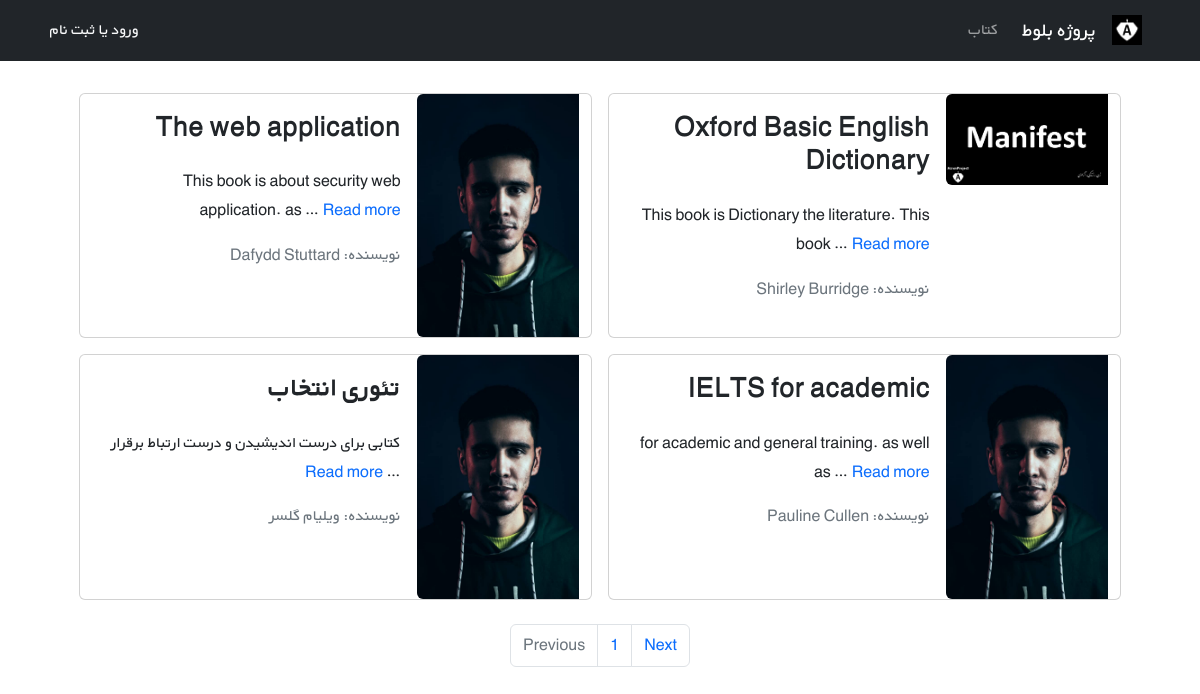
/books/, run on an earlier commit of the app's database.
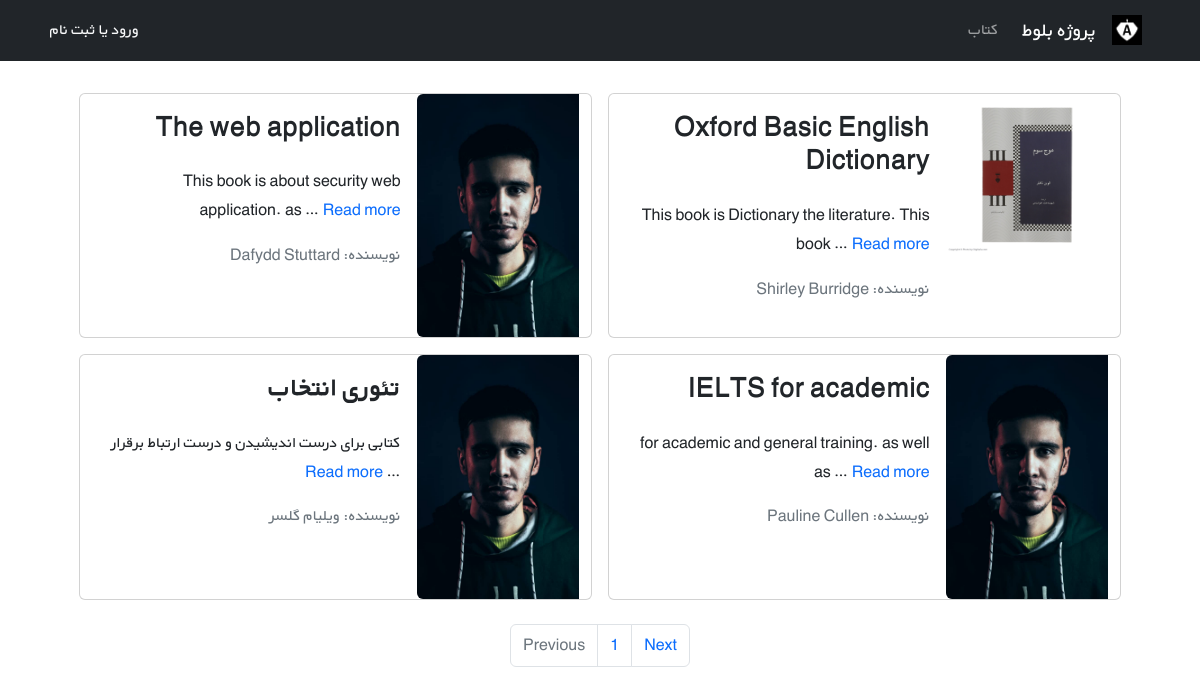
And on a later commit of the database.
### books/models.py (models this page shows, shortened)
class Book(models.Model):
    title = models.CharField(max_length=200)
    author = models.CharField(max_length=200)
    description = models.TextField()
    price = models.DecimalField(max_digits=5, decimal_places=2)
    cover = models.ImageField(upload_to='covers/', blank=True)
    def get_absolute_url(self):
        return reverse("book_detail", args=[self.id])

### books/views.py (the view)
# urls.py: path('', BookListView.as_view(), name="book_list"),
class BookListView(generic.ListView):
    model = Book
    paginate_by = 4
    template_name = 'books/book_list.html'
    context_object_name = 'books'

### books/templates/books/book_list.html (shortened to what this page needs)
{% extends '_base.html' %}
{% block content %}
<div class="container mt-4">
    <div class="row flex-row-reverse justify-content-md-center">
        {% for book in books  %}
            <div class="card m-2" style="max-width: 45%">
                <div class="row g-0 h-100" dir="rtl">
                    <div class="col-md-4">
                        {% if book.cover %}
                            <img  src="{{ book.cover.url }}" class="img-fluid rounded-start" alt="...">
                        {% else %}
                            <img  src="/static/pages/sinalalebakhsh.jpg" class="img-fluid rounded-start" alt="...">
                        {% endif %}
                    </div>
                    <div class="col-md-8 h-100">
                        <div class="d-flex flex-column justify-content-between h-100">
                            <div class="card-body">
                                <h3 class="card-title"><strong>{{ book.title | capfirst }}</strong></h3>
                                <p class="card-text pt-3">{{ book.description | truncatewords:8 }}
                                    <a class="text-decoration-none" href="{{ book.get_absolute_url }}">Read more</a>
                                </p>
                                <p class="text-muted">نویسنده: {{ book.author }}</p>
                            </div>
                        </div>
                    </div>
                </div>
            </div>
        {% endfor %}
    </div>
</div>
<ul class="pagination justify-content-center mt-3">
    {% if page_obj.has_previous %}
        <li class="page-item"><a class="page-link" href="?page={{ page_obj.previous_page_number }}">Previous</a></li>
    {% else %}
        <li class="page-item disabled"><a class="page-link" href="">Previous</a></li>
    {% endif %}
    <li class="page-item"><a class="page-link" href="#">{{ page_obj.number }}</a></li>
    {% if page_obj.has_next %}
        <li class="page-item"><a class="page-link" href="?page={{ page_obj.next_page_number }}">Next</a></li>
    {% else %}
        <li class="page-item disabled"><a class="page-link" href="#">Next</a></li>
    {% endif %}
  </ul>
{% endblock content %}

### templates/_base.html (shortened to what this page needs)
{% load static %}
<!DOCTYPE html>
<html lang="en">
<head>
    <link href="https://cdn.jsdelivr.net/npm/bootstrap@5.1.3/dist/css/bootstrap.min.css" rel="stylesheet"
>
    <link rel="stylesheet" href="{% static 'css/style.css'%}">
    <link href="https://cdn.jsdelivr.net/npm/bootstrap@5.2.2/dist/css/bootstrap.min.css" rel="stylesheet"
>
</head>
<body>
    <nav class="navbar navbar-expand-lg navbar-dark bg-dark" dir="rtl">
        <div class="container">
            <a class="navbar-brand" href="{% url 'home' %}">
                <img src="{% static 'icons/logo.jpg' %}" alt="" height="30"
                     class="d-inline-block align-text-top">
            </a>
            <a class="navbar-brand mx-3" href="{% url 'home' %}">پروژه بلوط</a>
            <div class="collapse navbar-collapse" id="navbarNavAltMarkup">
                <div class="navbar-nav">
                    <a class="nav-link" href="{% url 'book_list' %}">کتاب</a>
                </div>
            </div>
            <div class="mx-2 text-white">
                {% if user.is_authenticated %}
                    خوش آمدی {{ user.username }} | <a class="link-light text-decoration-none" href="{% url 'logout' %}">خروج</a>
                {% else %}
                <a href="{% url 'login' %}" class="link-light text-decoration-none">ورود</a>
                <span> یا </span>
                <a href="{% url 'signup' %}" class="link-light text-decoration-none">ثبت نام</a>
                {% endif %}
            </div>
        </div>
    </nav>
    {% block content %}
    {% endblock content %}
</body>
</html>

### static/css/style.css (style rules this page uses)
* { font-family: 'BYekan', sans-serif; line-height: 1.8rem; }

What changed in the data, as far as the page shows it:
changed Book "Oxford Basic English Dictionary": cover: a different picture
